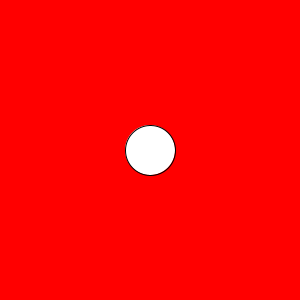
Frame 1 (no input)
Frame 60 (the mouse pressed at the canvas centre just before this capture): identical to frame 1, image omitted
Frame 120 (the mouse held since frame 60 and released just before this capture): identical to frame 1, image omitted

The Processing sketch that drew this single still picture (run headless with seeded random() and noise(); from frame 60 on, the mouse is pressed at the canvas centre):

// Processing sketch: lista3_q9
// ── lista3_q9.pde
int x, y, alt, lar;

void setup(){
 size(300, 300);
 x = width/2;
 y = height/2;
 alt = 50;
 lar = 50;
}

void draw(){
  background(255, 0, 0);
  ellipse(x, y, alt, lar);
  
if(keyPressed){
  
  switch(key){
    case 'a':
    if(alt != height && lar != width){
    alt++;
    lar++;
    }
    break;
    case 'b':
    if(alt >= 10 && lar >= 10){
    alt--;
    lar--;
    }
    break;
  }
}
}
